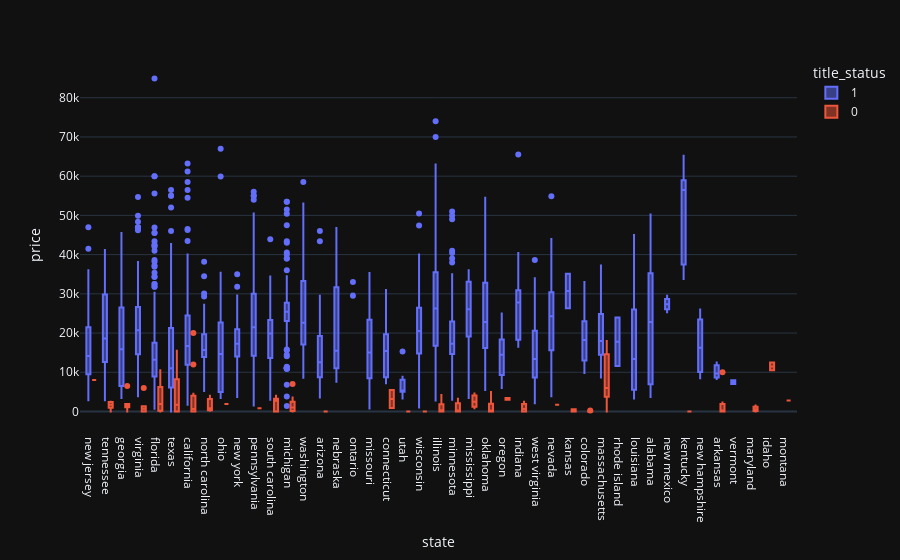

Notebook cell for this chart:
### Code cell
fig = px.box(data, x = 'state', y ='price', template='plotly_dark')
fig.show()

### Figure 1 — Plotly figure (JSON) as saved in the notebook; plotly's stock layout.template omitted (floating-point values rounded to 4 significant figures; data arrays with more than 128 entries replaced by an {"elided": "..."} marker saying what was removed)
{"data": [{"alignmentgroup": "True", "hovertemplate": "title_status=1<br>state=%{x}<br>price=%{y}<extra></extra>", "legendgroup": "1", "marker": {"color": "#636efa"}, "name": "1", "notched": false, "offsetgroup": "1", "orientation": "v", "showlegend": true, "type": "box", "visible": true, "x": {"elided": "2335 str values"}, "x0": " ", "xaxis": "x", "y": {"elided": "2335 int values"}, "y0": " ", "yaxis": "y"}, {"alignmentgroup": "True", "hovertemplate": "title_status=0<br>state=%{x}<br>price=%{y}<extra></extra>", "legendgroup": "0", "marker": {"color": "#EF553B"}, "name": "0", "notched": false, "offsetgroup": "0", "orientation": "v", "showlegend": true, "type": "box", "visible": true, "x": {"elided": "160 str values"}, "x0": " ", "xaxis": "x", "y": {"elided": "160 int values"}, "y0": " ", "yaxis": "y"}], "layout": {"autosize": true, "boxmode": "group", "legend": {"title": {"text": "title_status"}, "tracegroupgap": 0}, "margin": {"t": 60}, "xaxis": {"anchor": "y", "autorange": true, "domain": [0, 1], "range": [-0.6112, 42.61], "title": {"text": "state"}, "type": "category"}, "yaxis": {"anchor": "x", "autorange": true, "domain": [0, 1], "range": [-4717.0, 89620.0], "title": {"text": "price"}, "type": "linear"}}}
